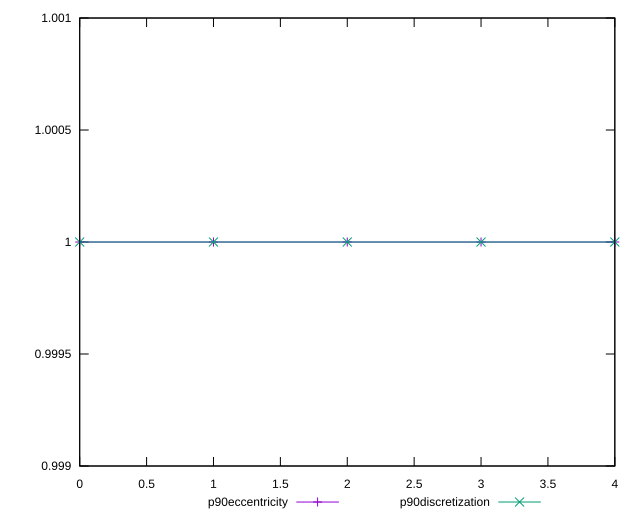

Generate this figure with gnuplot:
reset

$p90Eccentricity <<EOF
0 1
1 1.0000000000000002
2 1.0000000000000007
3 1.0000000000000002
4 0.9999999999999996
EOF

$p90Discretization <<EOF
0 1
1 1
2 1
3 1
4 1
EOF

set key outside below
set xrange [0:4]
set yrange [0.9989999999999996:1.0010000000000006]
set trange [0.9989999999999996:1.0010000000000006]
set terminal svg size 640, 520 enhanced background rgb 'white'
set output "report_00019_2021-02-10T18-14-37.922Z//mainthread-work-breakdown/progression/eccentricity.svg"

plot $p90Eccentricity title "p90eccentricity" with linespoints, \
     $p90Discretization title "p90discretization" with linespoints

reset
